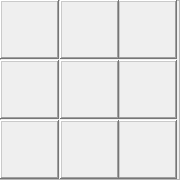
   <widget class="QFrame" name="plg_6">
    <property name="geometry">
     <rect>
      <x>521</x>
      <y>340</y>
      <width>180</width>
      <height>180</height>
     </rect>
    </property>
    <property name="styleSheet">
     <string notr="true">border-image: url(:/png/image/bkg.png);
QFrame QFrame:hover
{
background-color:blue
}</string>
    </property>
    <property name="frameShape">
     <enum>QFrame::StyledPanel</enum>
    </property>
    <property name="frameShadow">
     <enum>QFrame::Raised</enum>
    </property>
    <widget class="QFrame" name="f59">
     <property name="geometry">
      <rect>
       <x>118</x>
       <y>60</y>
       <width>59</width>
       <height>59</height>
      </rect>
     </property>
     <property name="contextMenuPolicy">
      <enum>Qt::DefaultContextMenu</enum>
     </property>
     <property name="layoutDirection">
      <enum>Qt::LeftToRight</enum>
     </property>
     <property name="autoFillBackground">
      <bool>true</bool>
     </property>
     <property name="styleSheet">
      <string notr="true">QFrame:hover
{
	border-image: url(:/png/image/hover.png);
}</string>
     </property>
     <property name="frameShape">
      <enum>QFrame::WinPanel</enum>
     </property>
     <property name="frameShadow">
      <enum>QFrame::Raised</enum>
     </property>
     <property name="lineWidth">
      <number>0</number>
     </property>
    </widget>
    <widget class="QFrame" name="f69">
     <property name="geometry">
      <rect>
       <x>118</x>
       <y>120</y>
       <width>59</width>
       <height>59</height>
      </rect>
     </property>
     <property name="contextMenuPolicy">
      <enum>Qt::DefaultContextMenu</enum>
     </property>
     <property name="layoutDirection">
      <enum>Qt::LeftToRight</enum>
     </property>
     <property name="autoFillBackground">
      <bool>true</bool>
     </property>
     <property name="styleSheet">
      <string notr="true">QFrame:hover
{
	border-image: url(:/png/image/hover.png);
}</string>
     </property>
     <property name="frameShape">
      <enum>QFrame::WinPanel</enum>
     </property>
     <property name="frameShadow">
      <enum>QFrame::Raised</enum>
     </property>
     <property name="lineWidth">
      <number>0</number>
     </property>
    </widget>
    <widget class="QFrame" name="f57">
     <property name="geometry">
      <rect>
       <x>0</x>
       <y>60</y>
       <width>59</width>
       <height>59</height>
      </rect>
     </property>
     <property name="contextMenuPolicy">
      <enum>Qt::DefaultContextMenu</enum>
     </property>
     <property name="layoutDirection">
      <enum>Qt::LeftToRight</enum>
     </property>
     <property name="autoFillBackground">
      <bool>true</bool>
     </property>
     <property name="styleSheet">
      <string notr="true">QFrame:hover
{
	border-image: url(:/png/image/hover.png);
}</string>
     </property>
     <property name="frameShape">
      <enum>QFrame::WinPanel</enum>
     </property>
     <property name="frameShadow">
      <enum>QFrame::Raised</enum>
     </property>
     <property name="lineWidth">
      <number>0</number>
     </property>
    </widget>
    <widget class="QFrame" name="f68">
     <property name="geometry">
      <rect>
       <x>60</x>
       <y>120</y>
       <width>59</width>
       <height>59</height>
      </rect>
     </property>
     <property name="contextMenuPolicy">
      <enum>Qt::DefaultContextMenu</enum>
     </property>
     <property name="layoutDirection">
      <enum>Qt::LeftToRight</enum>
     </property>
     <property name="autoFillBackground">
      <bool>true</bool>
     </property>
     <property name="styleSheet">
      <string notr="true">QFrame:hover
{
	border-image: url(:/png/image/hover.png);
}</string>
     </property>
     <property name="frameShape">
      <enum>QFrame::WinPanel</enum>
     </property>
     <property name="frameShadow">
      <enum>QFrame::Raised</enum>
     </property>
     <property name="lineWidth">
      <number>0</number>
     </property>
    </widget>
    <widget class="QFrame" name="f47">
     <property name="geometry">
      <rect>
       <x>0</x>
       <y>0</y>
       <width>59</width>
       <height>59</height>
      </rect>
     </property>
     <property name="contextMenuPolicy">
      <enum>Qt::DefaultContextMenu</enum>
     </property>
     <property name="layoutDirection">
      <enum>Qt::LeftToRight</enum>
     </property>
     <property name="autoFillBackground">
      <bool>true</bool>
     </property>
     <property name="styleSheet">
      <string notr="true">QFrame:hover
{
	border-image: url(:/png/image/hover.png);
}</string>
     </property>
     <property name="frameShape">
      <enum>QFrame::WinPanel</enum>
     </property>
     <property name="frameShadow">
      <enum>QFrame::Raised</enum>
     </property>
     <property name="lineWidth">
      <number>0</number>
     </property>
    </widget>
    <widget class="QFrame" name="f49">
     <property name="geometry">
      <rect>
       <x>118</x>
       <y>0</y>
       <width>59</width>
       <height>59</height>
      </rect>
     </property>
     <property name="contextMenuPolicy">
      <enum>Qt::DefaultContextMenu</enum>
     </property>
     <property name="layoutDirection">
      <enum>Qt::LeftToRight</enum>
     </property>
     <property name="autoFillBackground">
      <bool>true</bool>
     </property>
     <property name="styleSheet">
      <string notr="true">QFrame:hover
{
	border-image: url(:/png/image/hover.png);
}</string>
     </property>
     <property name="frameShape">
      <enum>QFrame::WinPanel</enum>
     </property>
     <property name="frameShadow">
      <enum>QFrame::Raised</enum>
     </property>
     <property name="lineWidth">
      <number>0</number>
     </property>
    </widget>
    <widget class="QFrame" name="f67">
     <property name="geometry">
      <rect>
       <x>0</x>
       <y>120</y>
       <width>59</width>
       <height>59</height>
      </rect>
     </property>
     <property name="contextMenuPolicy">
      <enum>Qt::DefaultContextMenu</enum>
     </property>
     <property name="layoutDirection">
      <enum>Qt::LeftToRight</enum>
     </property>
     <property name="autoFillBackground">
      <bool>true</bool>
     </property>
     <property name="styleSheet">
      <string notr="true">QFrame:hover
{
	border-image: url(:/png/image/hover.png);
}</string>
     </property>
     <property name="frameShape">
      <enum>QFrame::WinPanel</enum>
     </property>
     <property name="frameShadow">
      <enum>QFrame::Raised</enum>
     </property>
     <property name="lineWidth">
      <number>0</number>
     </property>
    </widget>
    <widget class="QFrame" name="f48">
     <property name="geometry">
      <rect>
       <x>60</x>
       <y>0</y>
       <width>59</width>
       <height>59</height>
      </rect>
     </property>
     <property name="contextMenuPolicy">
      <enum>Qt::DefaultContextMenu</enum>
     </property>
     <property name="layoutDirection">
      <enum>Qt::LeftToRight</enum>
     </property>
     <property name="autoFillBackground">
      <bool>true</bool>
     </property>
     <property name="styleSheet">
      <string notr="true">QFrame:hover
{
	border-image: url(:/png/image/hover.png);
}</string>
     </property>
     <property name="frameShape">
      <enum>QFrame::WinPanel</enum>
     </property>
     <property name="frameShadow">
      <enum>QFrame::Raised</enum>
     </property>
     <property name="lineWidth">
      <number>0</number>
     </property>
    </widget>
    <widget class="QFrame" name="f58">
     <property name="geometry">
      <rect>
       <x>60</x>
       <y>60</y>
       <width>59</width>
       <height>59</height>
      </rect>
     </property>
     <property name="contextMenuPolicy">
      <enum>Qt::DefaultContextMenu</enum>
     </property>
     <property name="layoutDirection">
      <enum>Qt::LeftToRight</enum>
     </property>
     <property name="autoFillBackground">
      <bool>true</bool>
     </property>
     <property name="styleSheet">
      <string notr="true">QFrame:hover
{
	border-image: url(:/png/image/hover.png);
}</string>
     </property>
     <property name="frameShape">
      <enum>QFrame::WinPanel</enum>
     </property>
     <property name="frameShadow">
      <enum>QFrame::Raised</enum>
     </property>
     <property name="lineWidth">
      <number>0</number>
     </property>
    </widget>
   </widget>
